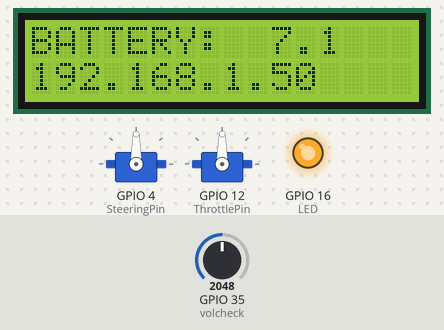
Bench run of a sketch on a simulated ESP32. On the bench: 16×2 character LCD, 2 × servo, output pins drawn as LEDs (lit = HIGH). The test bench sets the inputs (shaded band); at power-on: GPIO 35 (volcheck) = 2048. WiFi joins after 1.5 s; servers stay silent unless stated; EEPROM starts erased; what the sketch prints to the serial monitor is not drawn.

Above: at 3.7 s.
3.8 s: GPIO 35 (volcheck) set to 2866
At 4.7 s:
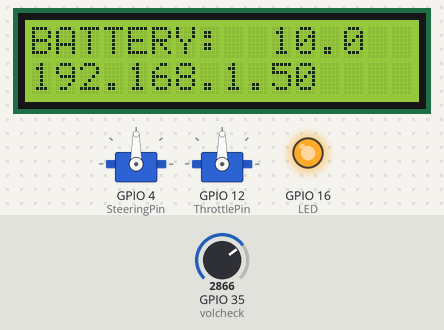
5.3 s: GPIO 35 (volcheck) set to 3603
At 5.6 s:
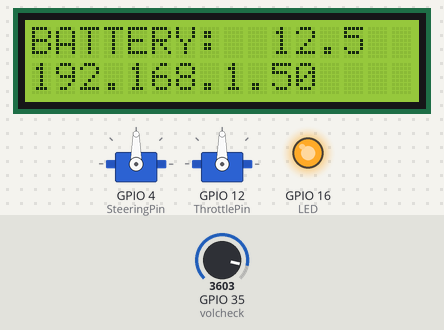
6.8 s: GPIO 35 (volcheck) set to 4095
At 7.1 s:
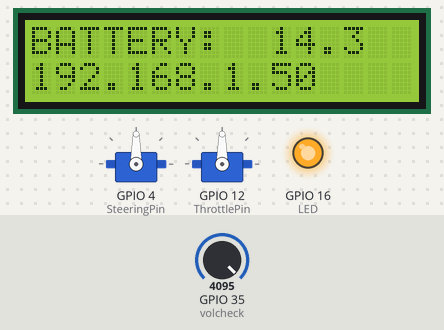
Timing chart, 0 to 9.8 s (numbered marks = the images above; inputs shaded):
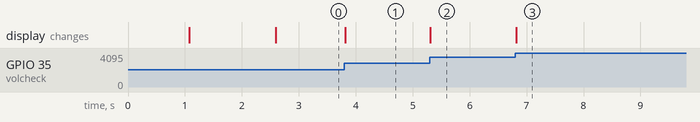

The sketch:

RFSpeed_Racing_ESP32.ino
```cpp
  //===========================================================RF SPEED RACING WITH ESP32==============================================================
#include "WiFi.h"
#include "ESP32Servo.h"
#include "EEPROM.h"
#include "LiquidCrystal_I2C.h"

const char *wifiID = "Redmi Note 11S";
const char *password = "dua10Kday";

WiFiServer server(80);
WiFiClient client;

///////////////////////////////////////
IPAddress STA_IP(192, 168, 1, 71);
IPAddress STA_Gateway(192, 168, 1, 1);
IPAddress STA_Subnet(255, 255, 0, 0);
IPAddress STA_primaryDNS(8, 8, 8, 8);
IPAddress STA_secondaryDNS(8, 8, 4, 4);

///////////Macro define//////////////
#define EEPROM_SIZE             64
#define LED                     16

#define SteeringPin             4
#define ThrottlePin             12

#define volcheck                35

///////////Init Variables///////////////

String server_rx;

uint8_t server_rx_counter,
        server_rx_throttle,
        server_rx_steering;

uint8_t throttle_control;
uint8_t steering_control;

uint8_t throttle_trim;
uint8_t steering_trim;

uint32_t last_server_ping,
         server_ping;

bool led_toggle = true,
     client_connected = false;

uint8_t bat;

///////////Function Init////////////////

void Client_Process(void);

void throttle_init();
void throttle_speed(uint8_t Carspeed);

void steering_init();
void steering_angle(uint8_t steering_req);

void wifi_init(void);

void lcd_init();
void voltage_check();
////////////////////////////////////////

Servo steeringServo;
Servo throttleESC;

uint8_t cols = 16;
uint8_t rows = 2;
LiquidCrystal_I2C mylcd(0x27,cols,rows);
//============================================= MAIN ===========================================
void setup() {
  // put your setup code here, to run once:
  Serial.begin(115200);
  //////////////////////////
  pinMode(LED, OUTPUT);
  led_toggle = true;
  digitalWrite(LED, led_toggle);

  //////////////////////////
  EEPROM.begin(EEPROM_SIZE);
  delay(1000);
  throttle_trim = (uint8_t)EEPROM.read(0);
  steering_trim = (uint8_t)EEPROM.read(1);
  Serial.print("Steering Trim Load: ");
  Serial.print(steering_trim);
  Serial.print(" , ");
  Serial.print("Throttle Trim Load: ");
  Serial.println(throttle_trim);

  ///////LCD////////
  lcd_init();
  mylcd.print("BATTERY: ");

   ////EPS32 wifi connection:
  wifi_init();

  ////Start ESP32 Server
  server.begin();

  ////////////////Init Control////////////////////////
  steering_init();
  throttle_init();

}

void loop() {
  // put your main code here, to run repeatedly:

 /////////Check Battery Voltage://////////
  voltage_check();

//////////////////////////////////////////
    client = server.available();
  if (client) {
    client_connected = true;
    while (client.connected()) {
      if (client.available() > 0) {
        char inChar = (char)client.read();
        if (inChar == '\n') {
          Client_Process();
          client.write('\n');
        }
        server_rx += inChar;
      }
    }
  }
  else {
    client_connected = false;
    led_toggle = true;
    digitalWrite(LED, led_toggle);
    throttle_control = throttle_trim;
    steering_control = steering_trim;
    last_server_ping = millis();
    server_ping = 0;
  }

  delay(10);
}
//===============================================================================================

////////////////////////////connect WIFI//////////////////////////////////
void wifi_init()
{
  /////////////////////
  WiFi.mode(WIFI_STA);

  /////////////////////
  WiFi.disconnect(true);

  /////////////////////
  WiFi.begin(wifiID,password);
  Serial.println("Connecting Wifi......");
  /////////////////////
  while(WiFi.status() != WL_CONNECTED)
  {
    delay(500);
    Serial.print('.');
  }
  Serial.print("WiFi IP Address: ");
  Serial.println(WiFi.localIP());
  mylcd.setCursor(0,1);
  mylcd.print(WiFi.localIP());
}

/////////////////////Controlling Function/////////////////////////////////
void steering_init (){

  steeringServo.attach(SteeringPin);
}

void steering_angle(uint8_t steering_req){
  steeringServo.write(steering_req);
}

void throttle_init(){
  throttleESC.attach(ThrottlePin,1000,2000);
}

void throttle_speed(uint8_t Carspeed){
  throttleESC.write(Carspeed);
}

//////////////////
/////////////////////////
void Client_Process(void) {
  if (server_rx.indexOf("C(") >= 0 || server_rx.indexOf("S(") >= 0) {
    server_rx_counter = server_rx.substring(server_rx.indexOf('p') + 1, server_rx.indexOf('t')).toInt();
    server_rx_throttle = server_rx.substring(server_rx.indexOf('t') + 1, server_rx.indexOf('s')).toInt();
    server_rx_steering = server_rx.substring(server_rx.indexOf('s') + 1, server_rx.indexOf(')')).toInt();
    if (server_rx.indexOf("C(") >= 0) {
      steering_control = server_rx_steering;
      throttle_control = server_rx_throttle;

      Serial.print("Steering Control: ");
      Serial.print(steering_control);
      Serial.print(" , ");
      Serial.print("Throttle Control: ");
      Serial.print(throttle_control);
      Serial.print(" , ");

      steering_angle(steering_control);
      throttle_speed(throttle_control);
    }
    if (server_rx.indexOf("S(") >= 0) {
      throttle_trim = server_rx_throttle;
      steering_trim = server_rx_steering;
      EEPROM.write(0, throttle_trim);
      EEPROM.write(1, steering_trim);
      EEPROM.commit();
      Serial.print("Steering Trim: ");
      Serial.print(steering_trim);
      Serial.print(" , ");
      Serial.print("Throttle Trim: ");
      Serial.print(throttle_trim);
      Serial.print(" , ");
    }
    led_toggle = !led_toggle;
    digitalWrite(LED, led_toggle);
    server_ping = millis() - last_server_ping;
    last_server_ping = millis();
    Serial.print("Ping:");
    Serial.println(server_ping);
    server_rx = "";
  }
}

//////////////////
void lcd_init(){
  mylcd.begin();
  mylcd.backlight();
  mylcd.setCursor(0,0);
}

void voltage_check()
{
  uint16_t adcRead = analogRead(volcheck);
  bat = map(adcRead,0,4095,0,143);
  mylcd.setCursor(10,0);
  mylcd.print(bat/10);
  mylcd.print('.');
  mylcd.print(bat%10);
}

//================================================================ The END ===============================================================
```

Measured:
- after the input at 3.8 s, the display: changes at once (image 1)
- after the input at 5.3 s, the display: changes at once (image 2)
- after the input at 6.8 s, the display: changes at once (image 3)
